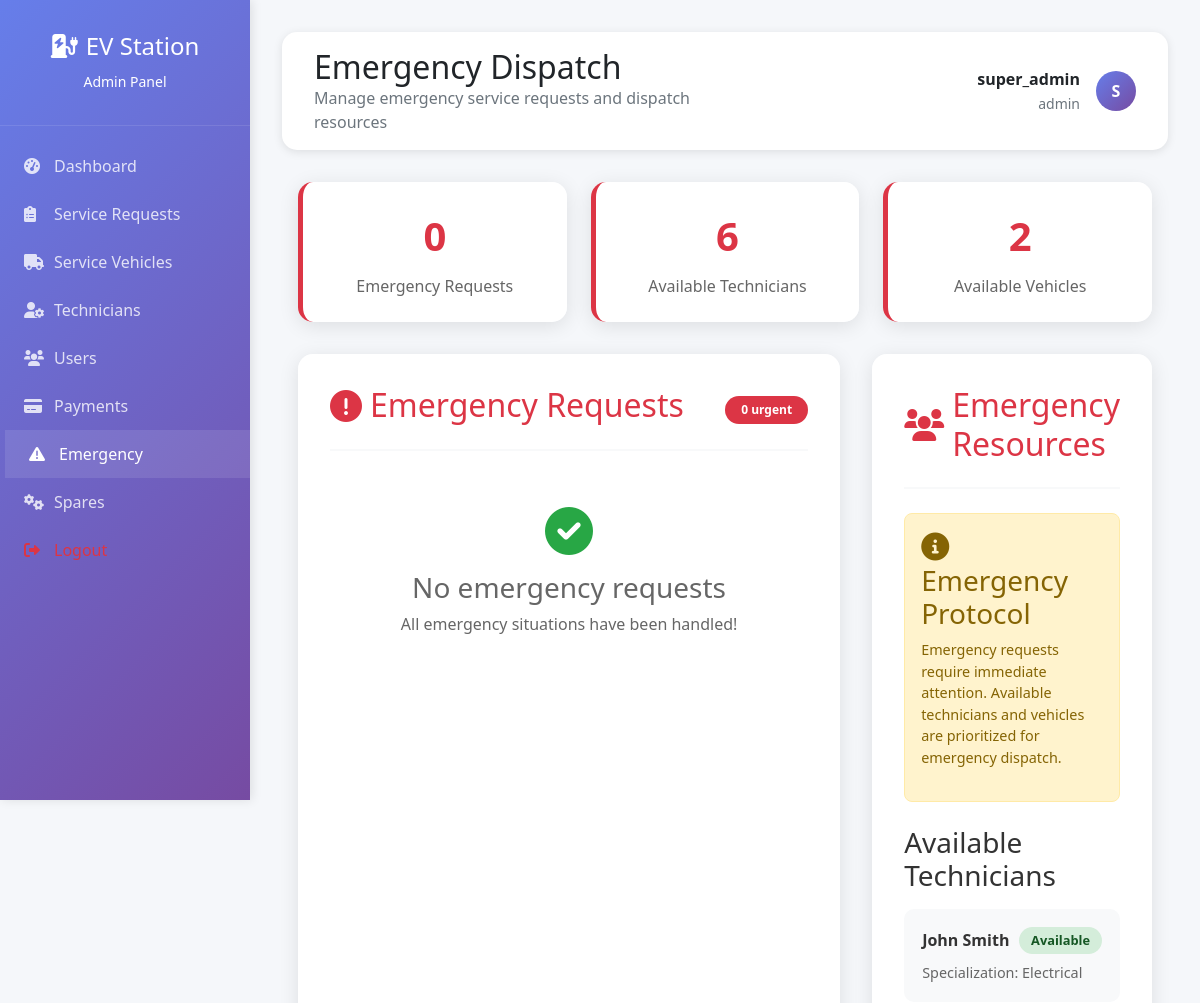
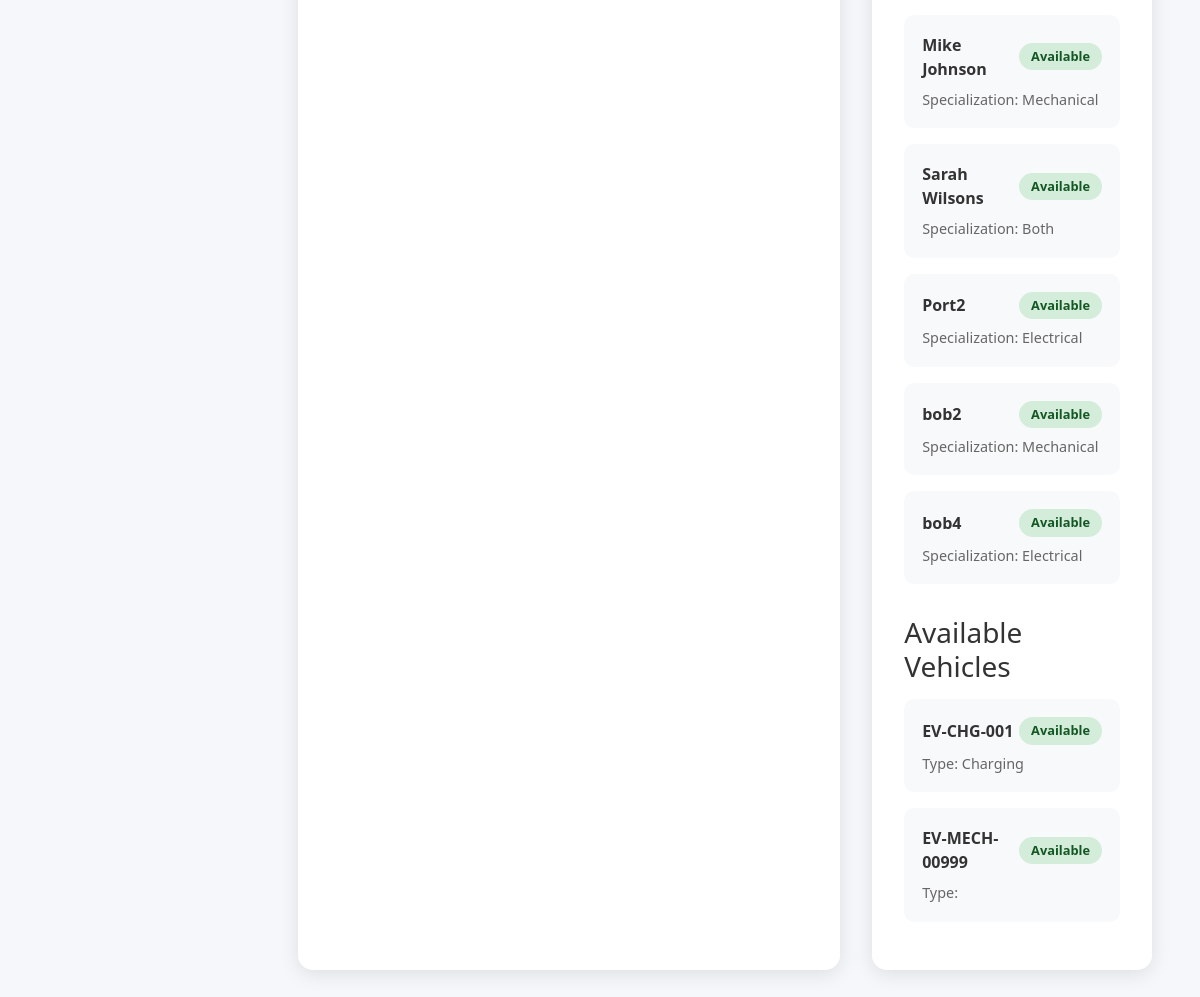
The page /admin/emergency.php (signed in) on the database its author committed (2 pictures, top to bottom).
### tables this page shows
CREATE TABLE `technicians` (
  `id` int(11) NOT NULL,
  `full_name` varchar(100) NOT NULL,
  `email` varchar(150) DEFAULT NULL,
  `phone` varchar(20) NOT NULL,
  `specialization` enum('electrical','mechanical','both') NOT NULL,
  `experience_years` int(11) DEFAULT 0,
  `status` enum('available','busy','offline') DEFAULT 'available',
  `assigned_vehicle_id` int(11) DEFAULT NULL,
  `password` varchar(255) DEFAULT NULL,
  `created_at` timestamp NOT NULL DEFAULT current_timestamp()
);

CREATE TABLE `service_vehicles` (
  `id` int(11) NOT NULL,
  `vehicle_number` varchar(20) NOT NULL,
  `vehicle_type` enum('charging','mechanical','hybrid') NOT NULL,
  `capacity` varchar(50) DEFAULT NULL,
  `current_location_lat` decimal(10,8) DEFAULT NULL,
  `current_location_lng` decimal(11,8) DEFAULT NULL,
  `status` enum('available','busy','maintenance','offline') DEFAULT 'available',
  `created_at` timestamp NOT NULL DEFAULT current_timestamp()
);

### config/database.php (called while the page is built, shortened)
<?php
class Database {
    private $host = 'localhost';
    private $db_name = 'ev_mobile_station';
    private $username = 'root';
    private $password = '';
    private $conn;
    private static $instance = null;
    public static function getInstance() {
        if (self::$instance === null) {
            self::$instance = new self();
        }
        return self::$instance;
    }
    public function getConnection() {
        if ($this->conn === null) {
            try {
                $this->conn = new PDO(
                    "mysql:host=" . $this->host . ";dbname=" . $this->db_name . ";charset=utf8mb4",
                    $this->username,
                    $this->password,
                    array(
                        PDO::ATTR_ERRMODE => PDO::ERRMODE_EXCEPTION,
                        PDO::ATTR_DEFAULT_FETCH_MODE => PDO::FETCH_ASSOC,
                        PDO::MYSQL_ATTR_INIT_COMMAND => "SET NAMES utf8mb4",
                        PDO::ATTR_PERSISTENT => false,
                        PDO::ATTR_EMULATE_PREPARES => false
                    )
                );
            } catch(PDOException $exception) {
                error_log("Database connection error: " . $exception->getMessage());
                throw new Exception("Database connection failed: " . $exception->getMessage());
            }
        }
        return $this->conn;
    }
    public function executeQuery($sql, $params = []) {
        try {
            $conn = $this->getConnection();
            $stmt = $conn->prepare($sql);
            $stmt->execute($params);
            return $stmt;
        } catch (Exception $e) {
            error_log("Query execution error: " . $e->getMessage());
            throw new Exception("Query execution failed: " . $e->getMessage());
        }
    }
}
?>

### includes/functions.php (called while the page is built, shortened)
<?php
require_once __DIR__ . '/../config/database.php';
class VehicleManager {
    private $db;
    public function __construct() {
        $this->db = Database::getInstance();
    }
    public function getAvailableVehicles($type = null) {
        try {
            $sql = "SELECT * FROM service_vehicles WHERE status = 'available'";
            $params = [];
            $stmt = $this->db->executeQuery($sql, $params);
            return $stmt->fetchAll();
        } catch (Exception $e) {
            error_log("Get available vehicles error: " . $e->getMessage());
            return [];
        }
    }
}
class TechnicianManager {
    private $db;
    public function __construct() {
        $this->db = Database::getInstance();
    }
    public function getAvailableTechnicians($specialization = null) {
        try {
            $sql = "SELECT * FROM technicians WHERE status = 'available'";
            $params = [];
            $stmt = $this->db->executeQuery($sql, $params);
            return $stmt->fetchAll();
        } catch (Exception $e) {
            error_log("Get available technicians error: " . $e->getMessage());
            return [];
        }
    }
}
?>

### admin/emergency.php (the view, shortened to what this page needs)
<?php
require_once '../includes/functions.php';
$techManager = new TechnicianManager();
$vehicleManager = new VehicleManager();
$db = Database::getInstance();
try {
    $stmt = $db->executeQuery(
        "SELECT sr.*, u.full_name AS user_name, u.phone AS user_phone
         FROM service_requests sr
         JOIN users u ON sr.user_id = u.id
         WHERE sr.urgency_level = 'emergency' AND sr.status = 'pending'
         ORDER BY sr.created_at DESC"
    );
    $emergency_requests = $stmt->fetchAll();
} catch (Exception $e) {
    $emergency_requests = [];
}
$emergency_technicians = $techManager->getAvailableTechnicians();
$emergency_vehicles = $vehicleManager->getAvailableVehicles();
?>
<!DOCTYPE html>
<html lang="en">
<head>
    <link href="https://cdn.jsdelivr.net/npm/bootstrap@5.1.3/dist/css/bootstrap.min.css" rel="stylesheet">
    <link rel="stylesheet" href="https://cdnjs.cloudflare.com/ajax/libs/font-awesome/6.0.0/css/all.min.css">
</head>
<body>
    <div class="sidebar">
        <div class="sidebar-header">
            <h4><i class="fas fa-charging-station me-2"></i>EV Station</h4>
            <small>Admin Panel</small>
        </div>
        <nav class="sidebar-nav">
            <a href="dashboard.php" class="nav-link"><i class="fas fa-tachometer-alt"></i>Dashboard</a>
            <a href="requests.php" class="nav-link"><i class="fas fa-clipboard-list"></i>Service Requests</a>
            <a href="vehicles.php" class="nav-link"><i class="fas fa-truck"></i>Service Vehicles</a>
            <a href="technicians.php" class="nav-link"><i class="fas fa-user-cog"></i>Technicians</a>
            <a href="users.php" class="nav-link"><i class="fas fa-users"></i>Users</a>
            <a href="payments.php" class="nav-link"><i class="fas fa-credit-card"></i>Payments</a>
            <a href="emergency.php" class="nav-link active"><i class="fas fa-exclamation-triangle"></i>Emergency</a>
            <a href="spares.php" class="nav-link"><i class="fas fa-cogs"></i>Spares</a>
            <a href="../logout.php" class="nav-link text-danger"><i class="fas fa-sign-out-alt"></i>Logout</a>
        </nav>
    </div>
    <div class="main-content">
        <div class="top-bar">
            <div class="row align-items-center">
                <div class="col-md-6">
                    <h2 class="mb-0">Emergency Dispatch</h2>
                    <p class="text-muted mb-0">Manage emergency service requests and dispatch resources</p>
                </div>
                <div class="col-md-6 text-end">
                    <div class="admin-info justify-content-end">
                        <div class="text-end">
                            <div class="fw-bold"><?php echo htmlspecialchars($_SESSION['admin_role'] ?? 'Admin'); ?></div>
                            <small class="text-muted"><?php echo htmlspecialchars($_SESSION['admin_username'] ?? ''); ?></small>
                        </div>
                        <div class="admin-avatar"><?php echo strtoupper(substr($_SESSION['admin_full_name'] ?? 'A', 0, 1)); ?></div>
                    </div>
                </div>
            </div>
        </div>
        <div class="container">
            <div class="emergency-stats">
                <div class="stat-card">
                    <div class="stat-number"><?php echo count($emergency_requests); ?></div>
                    <div class="stat-label">Emergency Requests</div>
                </div>
                <div class="stat-card">
                    <div class="stat-number"><?php echo count($emergency_technicians); ?></div>
                    <div class="stat-label">Available Technicians</div>
                </div>
                <div class="stat-card">
                    <div class="stat-number"><?php echo count($emergency_vehicles); ?></div>
                    <div class="stat-label">Available Vehicles</div>
                </div>
            </div>
            <div class="content-grid">
                <div class="section">
                    <div class="section-header">
                        <h2><i class="fas fa-exclamation-circle"></i> Emergency Requests</h2>
                        <span class="badge" style="background: #dc3545; color: white; padding: 0.5rem 1rem; border-radius: 20px;">
                            <?php echo count($emergency_requests); ?> urgent
                        </span>
                    </div>
                    <?php if (empty($emergency_requests)): ?>
                        <div style="text-align: center; padding: 2rem; color: #666;">
                            <i class="fas fa-check-circle" style="font-size: 3rem; color: #28a745; margin-bottom: 1rem;"></i>
                            <h3>No emergency requests</h3>
                            <p>All emergency situations have been handled!</p>
                        </div>
                    <?php endif; ?>
                </div>
                <div class="section">
                    <div class="section-header">
                        <h2><i class="fas fa-users"></i> Emergency Resources</h2>
                    </div>
                    <div class="emergency-info">
                        <h3><i class="fas fa-info-circle"></i> Emergency Protocol</h3>
                        <p>Emergency requests require immediate attention. Available technicians and vehicles are prioritized for emergency dispatch.</p>
                    </div>
                    <h3 style="margin-bottom: 1rem; color: #333;">Available Technicians</h3>
                    <?php foreach ($emergency_technicians as $technician): ?>
                        <div class="resource-card">
                            <div class="resource-header">
                                <div class="resource-name"><?php echo htmlspecialchars($technician['full_name']); ?></div>
                                <span class="status-badge status-<?php echo htmlspecialchars($technician['status']); ?>"><?php echo ucfirst($technician['status']); ?></span>
                            </div>
                            <div class="resource-details">Specialization: <?php echo ucfirst(htmlspecialchars($technician['specialization'])); ?></div>
                        </div>
                    <?php endforeach; ?>
                    <h3 style="margin: 2rem 0 1rem 0; color: #333;">Available Vehicles</h3>
                    <?php foreach ($emergency_vehicles as $vehicle): ?>
                        <div class="resource-card">
                            <div class="resource-header">
                                <div class="resource-name"><?php echo htmlspecialchars($vehicle['vehicle_number']); ?></div>
                                <span class="status-badge status-<?php echo htmlspecialchars($vehicle['status']); ?>"><?php echo ucfirst($vehicle['status']); ?></span>
                            </div>
                            <div class="resource-details">Type: <?php echo ucfirst(htmlspecialchars($vehicle['vehicle_type'])); ?></div>
                        </div>
                    <?php endforeach; ?>
                </div>
            </div>
        </div>
    </div>
</body>
</html>

### admin/emergency.php (style rules this page uses)
:root { --primary-color: #667eea; --secondary-color: #764ba2; --success-color: #28a745; --warning-color: #ffc107; --danger-color: #dc3545; --info-color: #17a2b8; --dark-color: #343a40; --light-color: #f8f9fa; }
* { margin: 0; padding: 0; box-sizing: border-box; }
body { background-color: #f5f7fa; font-family: 'Segoe UI', Tahoma, Geneva, Verdana, sans-serif; }
.sidebar { background: linear-gradient(135deg, var(--primary-color) 0%, var(--secondary-color) 100%); min-height: 100vh; height: 100vh; width: 250px; position: fixed; top: 0; left: 0; overflow-y: auto; box-shadow: 2px 0 10px rgba(0,0,0,0.1); z-index: 1000; }
.sidebar-header { padding: 2rem 1rem; text-align: center; color: white; border-bottom: 1px solid rgba(255,255,255,0.1); }
.sidebar-nav { padding: 1rem 0; }
.nav-link { color: rgba(255,255,255,0.8); padding: 0.75rem 1.5rem; border-radius: 0; transition: all 0.3s ease; text-decoration: none; display: block; }
.nav-link:hover, .nav-link.active { color: white; background-color: rgba(255,255,255,0.1); transform: translateX(5px); }
.nav-link i { width: 20px; margin-right: 10px; }
.main-content { padding: 2rem; margin-left: 250px; }
.top-bar { background: white; padding: 1rem 2rem; box-shadow: 0 2px 10px rgba(0,0,0,0.1); margin-bottom: 2rem; border-radius: 15px; }
.admin-info { display: flex; align-items: center; gap: 1rem; }
.admin-avatar { width: 40px; height: 40px; border-radius: 50%; background: linear-gradient(135deg, var(--primary-color) 0%, var(--secondary-color) 100%); display: flex; align-items: center; justify-content: center; color: white; font-weight: 600; }
.container { width: 100%; max-width: none; margin: 0; padding: 0 1rem; }
.emergency-stats { display: grid; grid-template-columns: repeat(auto-fit, minmax(200px, 1fr)); gap: 1.5rem; margin-bottom: 2rem; }
.stat-card { background: rgba(255, 255, 255, 0.95); backdrop-filter: blur(10px); border-radius: 15px; padding: 1.5rem; text-align: center; box-shadow: 0 4px 20px rgba(0, 0, 0, 0.1); transition: transform 0.3s ease; border-left: 5px solid #dc3545; }
.stat-number { font-size: 2.5rem; font-weight: bold; margin-bottom: 0.5rem; color: #dc3545; }
.stat-label { color: #666; font-size: 1rem; }
.content-grid { display: grid; grid-template-columns: 2fr 1fr; gap: 2rem; }
.section { background: rgba(255, 255, 255, 0.95); backdrop-filter: blur(10px); border-radius: 15px; padding: 2rem; box-shadow: 0 4px 20px rgba(0, 0, 0, 0.1); }
.section-header { display: flex; justify-content: space-between; align-items: center; margin-bottom: 1.5rem; padding-bottom: 1rem; border-bottom: 2px solid #f8f9fa; }
.section-header h2 { color: #dc3545; display: flex; align-items: center; gap: 0.5rem; }
.resource-card { background: #f8f9fa; border-radius: 10px; padding: 1rem; margin-bottom: 1rem; border: 2px solid transparent; transition: all 0.3s; }
.resource-header { display: flex; justify-content: space-between; align-items: center; margin-bottom: 0.5rem; }
.resource-name { font-weight: bold; color: #333; }
.status-badge { padding: 0.25rem 0.75rem; border-radius: 20px; font-size: 0.8rem; font-weight: bold; }
.status-available { background: #d4edda; color: #155724; }
.resource-details { font-size: 0.9rem; color: #666; }
.emergency-info { background: #fff3cd; border: 1px solid #ffeaa7; border-radius: 8px; padding: 1rem; margin-bottom: 1.5rem; }
.emergency-info h3 { color: #856404; margin-bottom: 0.5rem; }
.emergency-info p { color: #856404; font-size: 0.9rem; }

### rows shown on the page
technicians: full_name "John Smith", status "Available", specialization "Electrical"
technicians: full_name "Mike Johnson", status "Available", specialization "Mechanical"
technicians: full_name "Sarah Wilsons", status "Available", specialization "Both"
technicians: full_name "Port2", status "Available", specialization "Electrical"
technicians: full_name "bob2", status "Available", specialization "Mechanical"
technicians: full_name "bob4", status "Available", specialization "Electrical"
service_vehicles: vehicle_number "EV-CHG-001", status "Available", vehicle_type "Charging"
service_vehicles: vehicle_number "EV-MECH-00999", status "Available"

### other values the page prints
$_SESSION['admin_role'] "super_admin"
$_SESSION['admin_username'] "admin"
substr($_SESSION['admin_full_name'] ?? 'A', 0, 1) "S"
count($emergency_requests) "0"
count($emergency_technicians) "6"
count($emergency_vehicles) "2"
